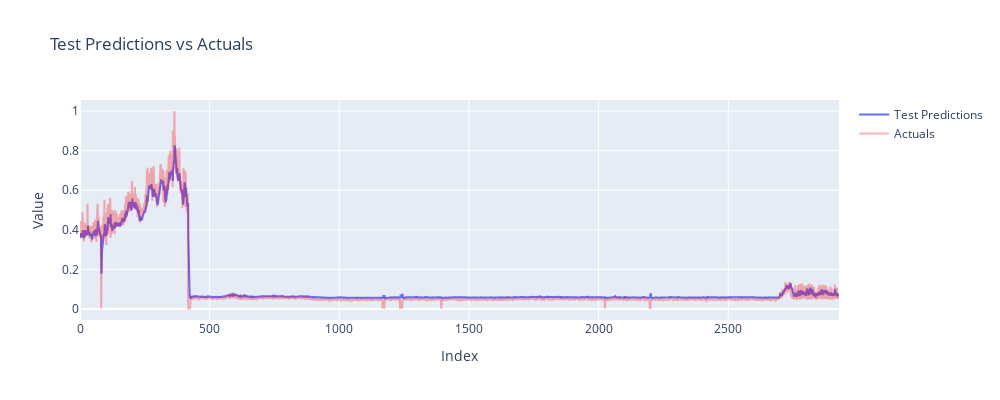

Notebook cell for this chart:
### Code cell
test_predictions = test_results['Test Predictions']
test_actuals = test_results['Actuals']

fig_test = go.Figure()

fig_test.add_trace(go.Scatter(
    x=np.arange(len(test_predictions)),
    y=test_predictions,
    mode='lines',
    name='Test Predictions'
))

fig_test.add_trace(go.Scatter(
    x=np.arange(len(test_actuals)),
    y=test_actuals,
    mode='lines',
    line=dict(width=2, color='red'),
    opacity=0.3,
    name='Actuals'
))

fig_test.update_layout(
    width=1000,
    height=400,
    title='Test Predictions vs Actuals',
    xaxis_title='Index',
    yaxis_title='Value'
)

fig_test.show()

### Figure 1 — Plotly figure (JSON) as saved in the notebook; plotly's stock layout.template omitted (floating-point values rounded to 4 significant figures; data arrays with more than 128 entries replaced by an {"elided": "..."} marker saying what was removed)
{"data": [{"mode": "lines", "name": "Test Predictions", "type": "scatter", "x": {"elided": "2928 int values"}, "y": {"elided": "2928 float values"}}, {"line": {"color": "red", "width": 2}, "mode": "lines", "name": "Actuals", "opacity": 0.3, "type": "scatter", "x": {"elided": "2928 int values"}, "y": {"elided": "2928 float values"}}], "layout": {"height": 400, "title": {"text": "Test Predictions vs Actuals"}, "width": 1000, "xaxis": {"autorange": true, "range": [0, 2927], "title": {"text": "Index"}, "type": "linear"}, "yaxis": {"autorange": true, "range": [-0.05556, 1.056], "title": {"text": "Value"}, "type": "linear"}}}
